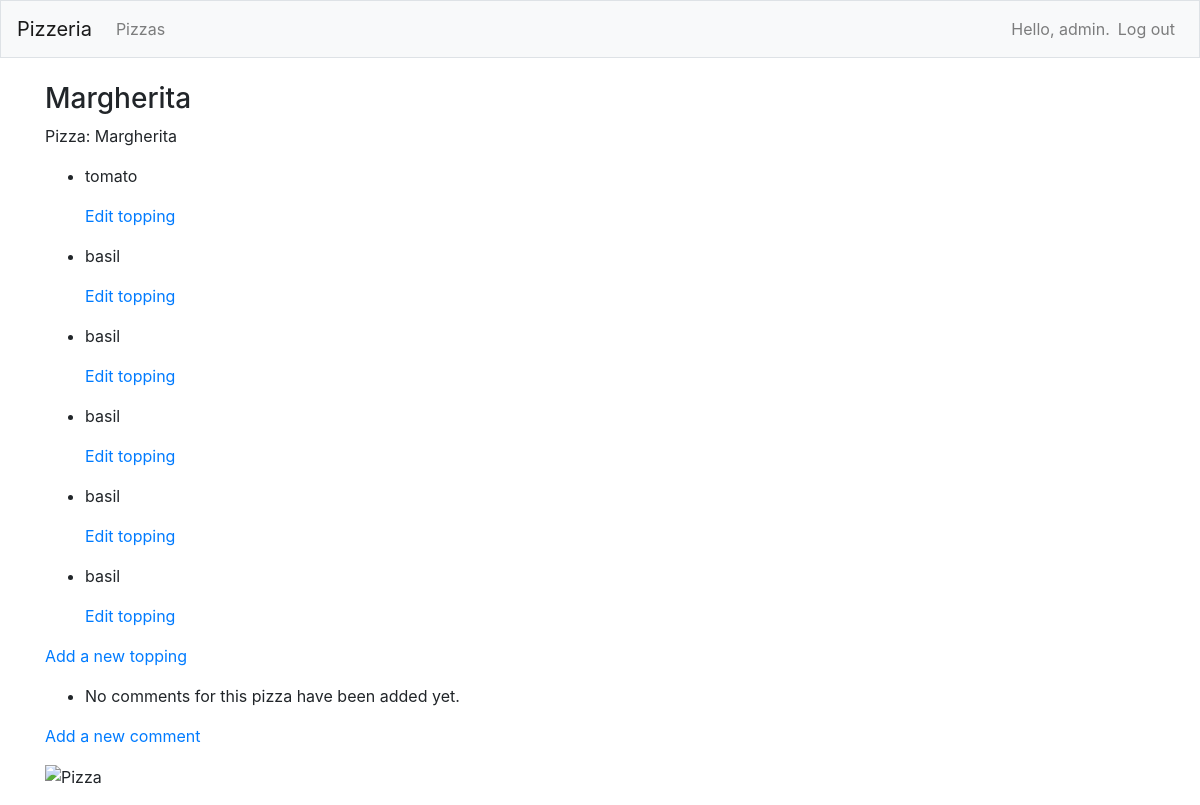
The app's page /pizzas/3/ (signed in), older data.
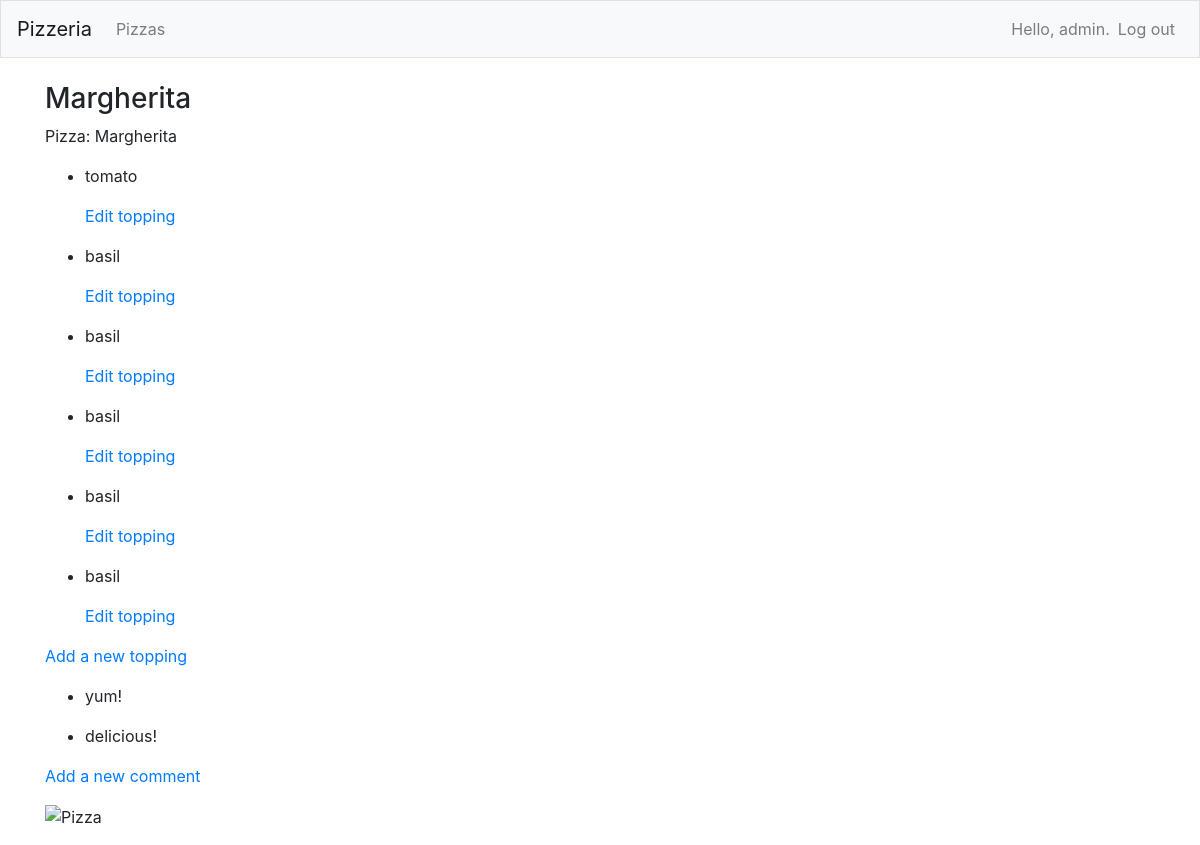
The same page, newer data.
### pizzas/models.py (models this page shows, shortened)
class Topping(models.Model):
    pizza = models.ForeignKey(Pizza, on_delete=models.CASCADE)
    name = models.CharField(max_length=200)
    date_added = models.DateTimeField(auto_now_add=True)
    class Meta:
        verbose_name_plural = "Toppings"

class Comment(models.Model):
    pizza = models.ForeignKey(Pizza, on_delete=models.CASCADE)
    name = models.CharField(max_length=200)
    date_added = models.DateTimeField(auto_now_add=True)

### pizzas/views.py (the view)
# urls.py: path("pizzas/<int:pizza_id>/", views.pizza, name="pizza"),
@login_required
def pizza(request, pizza_id):
    pizza = Pizza.objects.get(id=pizza_id)
    if pizza.owner != request.user:
        raise Http404
    toppings = pizza.topping_set.all()
    comments = pizza.comment_set.order_by("-date_added")
    context = {"pizza": pizza, "toppings": toppings, "comments": comments}
    return render(request, "pizzas/pizza.html", context)

### pizzas/models.py (called while the page is built)
    def __str__(self):
        return self.name

### pizzas/templates/pizzas/pizza.html (shortened to what this page needs)
{% extends "pizzas/base.html" %}
{% block page_header %}
<h3>{{ pizza }}</h3>
{% endblock page_header %}
{% block content %}
<p>Pizza: {{ pizza.name }}</p>
<ul>
    {% for topping in toppings %}
    <li>
        <p>{{ topping.name|linebreaks }}</p>
        <p>
            <a href="{% url 'pizzas:edit_topping' topping.id %}">Edit topping</a>
        </p>
    </li>
    {% empty %}
    <li>No toppings for this pizza have been added yet.</li>
    {% endfor %}
</ul>
<p>
    <a href="{% url 'pizzas:new_topping' pizza.id %}">Add a new topping</a>
</p>
<ul>
    {% for comment in comments %}
    <li>
        <p> {{ comment.name|linebreaks }}</p>
    </li>
    {% empty %}
    <li>No comments for this pizza have been added yet.</li>
    {% endfor %}
</ul>
<p>
    <a href="{% url 'pizzas:new_comment' pizza.id %}">Add a new comment</a>
</p>
<P>
    <img src="https://pngimg.com/uploads/pizza/pizza_PNG44072.png" alt="Pizza">
</P>
{% endblock content %}

Row changes from the older to the newer data that the page shows:
added Comment: name "yum!"
added Comment: name "delicious!"
Text that changed along with them:
text no longer shown: "No comments for this pizza have been added yet."
